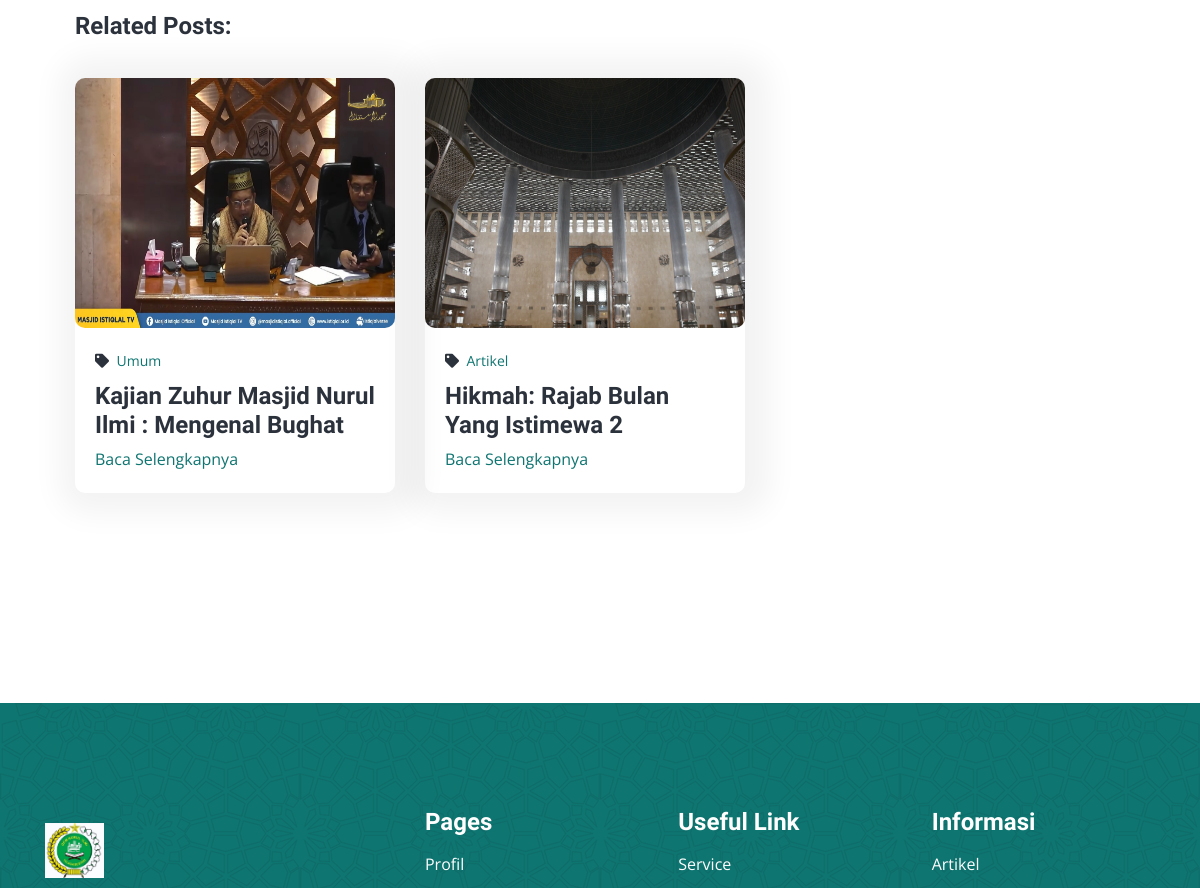
/blog/detail/Kajian-zuhur-Masjid-Nurul-Ilmi:Mengenal-Bughat (middle part), run on an earlier commit of the app's database.
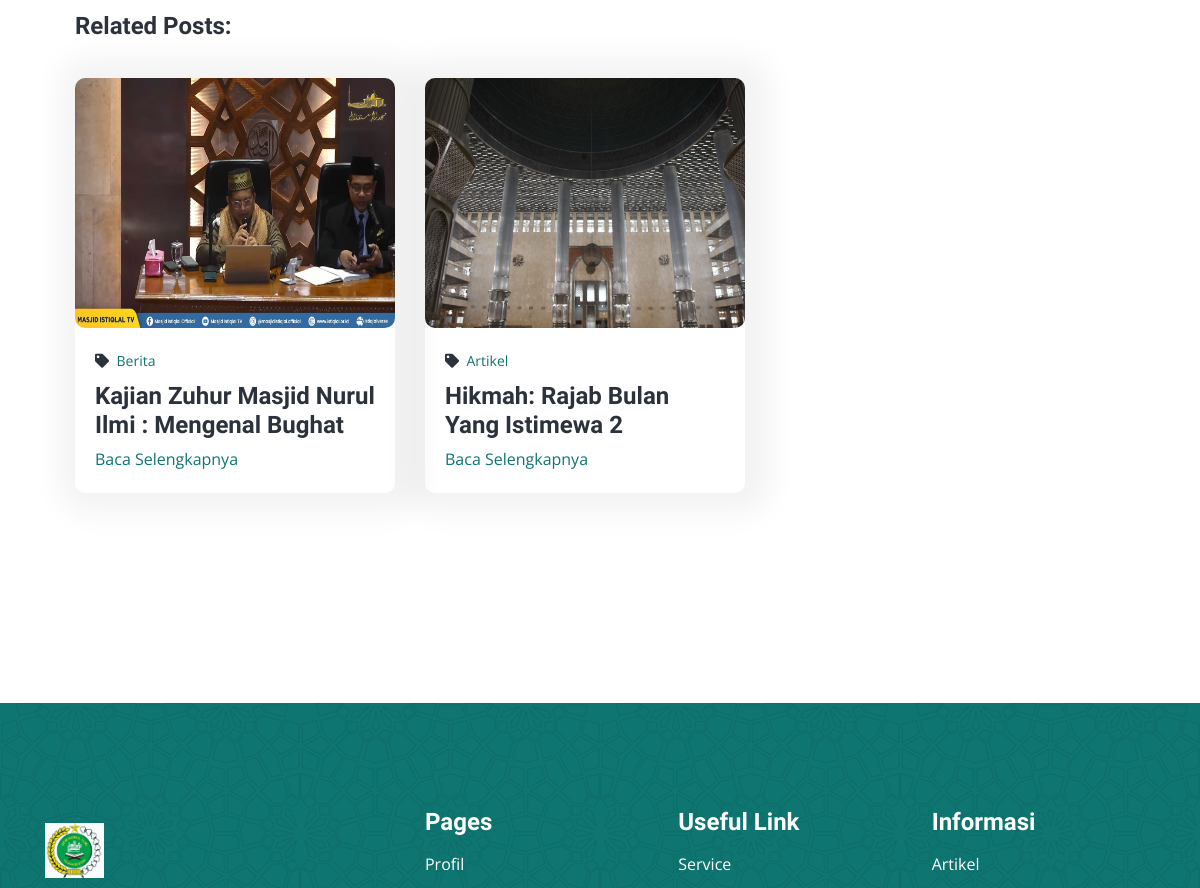
And on a later commit of the database.
### tables this page shows
CREATE TABLE `tbl_artikel` (
  `id_artikel` int(11) NOT NULL,
  `id_kategori` int(11) NOT NULL,
  `judul` varchar(100) NOT NULL,
  `deskripsi` text NOT NULL,
  `gambar` text NOT NULL,
  `slug` text NOT NULL,
  `tanggal_dibuat` date NOT NULL,
  `status` int(11) NOT NULL,
  `user` varchar(100) NOT NULL
);

CREATE TABLE `tbl_kategori_artikel` (
  `id_kategori` int(11) NOT NULL,
  `nama_kategori` varchar(100) NOT NULL,
  `slug_kategori` varchar(50) NOT NULL,
  `tanggal` datetime NOT NULL DEFAULT current_timestamp()
);

CREATE TABLE `tbl_setting` (
  `id_setting` int(11) NOT NULL,
  `id_jadwal` int(11) NOT NULL,
  `nama_masjid` varchar(100) NOT NULL,
  `alamat` text NOT NULL,
  `no_hp` varchar(14) NOT NULL,
  `link_alamat` text NOT NULL,
  `email` text NOT NULL,
  `logo` text NOT NULL,
  `banner1` text NOT NULL,
  `banner2` text NOT NULL,
  `banner3` text NOT NULL,
  `judul1` varchar(100) NOT NULL,
  `judul2` varchar(100) NOT NULL,
  `judul3` varchar(100) NOT NULL,
  `sosmed1` text NOT NULL,
  `sosmed2` text NOT NULL,
  `sosmed3` text NOT NULL,
  `ayat_quran` varchar(100) NOT NULL,
  `artinya` text NOT NULL,
  `surah` varchar(100) NOT NULL
);

### application/controllers/Blog.php (called while the page is built, shortened)
<?php
class Blog extends CI_Controller {
    public function __construct()
	{
        $this->load->model('Agenda_model', 'agenda');
        $this->load->model('Artikel_model', 'artikel');
        $this->load->model('Setting_model', 'setting');
        $this->load->library('myquran_curl');
    }
    public function detail($slug)
    {
        $data = [
            'judul' => 'Detail',
            'title' => 'Detail - Masjid Nurul Ilmi',
            'data_artikel' => $this->artikel->getDataArtikelDetail(),
            'data_setting' => $this->setting->getDataSetting(),
            'detail_artikel' => $this->artikel->get_detail_artikel($slug),
            'menu'  => 'artikel',
        ];
		$this->load->view('webpage/v_detailartikel', $data);
    }
}

### index.php (called while the page is built, shortened)
<?php
require_once BASEPATH.'core/CodeIgniter.php';

### application/models/Artikel_model.php (called while the page is built, shortened)
<?php
class Artikel_model extends CI_Model {
    public function getDataArtikelDetail()
    {
        $this->db->select('a.*, b.*');
        $this->db->from('tbl_artikel a');
        $this->db->join('tbl_kategori_artikel b', 'b.id_kategori = a.id_kategori', 'left');
        $this->db->where('a.status', '1');
        $this->db->order_by('a.judul', 'DESC');
        return $this->db->get()->result_array();
    }
}

### application/views/webpage/v_detailartikel.php (the view, shortened to what this page needs)
<!DOCTYPE html>
<html lang="en">
<head>
    <link rel="stylesheet" href="https://cdnjs.cloudflare.com/ajax/libs/font-awesome/6.5.1/css/all.min.css"
 />
    <link rel="stylesheet" href="<?= base_url('frontend/') ?>assets/css/app.min.css">
    <link rel="stylesheet" href="https://cdnjs.cloudflare.com/ajax/libs/OwlCarousel2/2.3.4/assets/owl.carousel.min.css"
 />
</head>
<body>
        <?php $this->load->view('layout/header.php') ?>
    <div class="about-area py-lg-10 py-8">
        <div class="container">
            <div class="row">
                <div class="col-md-8">
                    <br><br>
                    <div id="blog" class="blog-area pt-lg-10 pt-8">
                        <div class="container">
                            <h4>Related Posts:</h4>
                            <div class="row">
                                <?php foreach($data_artikel as $data) : ?>
                                <div class="col-lg-6 col-md-6">
                                    <div class="blog-style mt-4">
                                        <div class="blog-image">
                                            <img src="<?= base_url('upload/artikel/'.$data['gambar']) ?>" alt="title">
                                        </div>
                                        <div class="blog-content">
                                            <span class="blog-meta"><i class="fas fa-tag me-2"></i><a
                                                    href='<?= base_url('blog/kategori/'.$data['nama_kategori']) ?>'><?= $data['nama_kategori'] ?></a></span>
                                            <h4><a href='<?= base_url('blog/detail/'.$data['slug']) ?>'>
                                                    <?= $data['judul'] ?></a></h4>
                                            <a href='<?= base_url('blog') ?>'>Baca Selengkapnya</a>
                                        </div>
                                    </div>
                                </div>
                                <?php endforeach; ?>
                            </div>
                        </div>
                    </div>
                </div>
                <div class="col-md-5 col-lg-4">
                </div>
            </div>
        </div>
    </div>
    <?php $this->load->view('layout/footer') ?>
</body>
</html>

### application/views/layout/footer.php (shortened to what this page needs)
<footer class="footer-area pt-8">
    <div class="footer-top bg-image-pattern  py-lg-8 py-4">
        <div class="container">
            <div class="row">
                <?php foreach($data_setting as $setting) : ?>
                <div class="col-md-5 col-lg-4">
                    <div class="footer-widget my-4 me-md-4">
                        <a href="#" class="footer-brand mb-4"><img
                                src="<?= base_url('frontend/') ?>assets/images/logo.jpeg" alt="title"></a>
                    </div>
                </div>
                <?php endforeach; ?>
                <div class="col-md-7 col-lg-8">
                    <div class="row">
                        <div class="col-lg-4 col-4">
                            <div class="footer-widget my-3">
                                <h4 class="mb-3 text-white">Pages</h4>
                                <ul class="footer-list list-inline">
                                    <li><a href='<?= base_url('profil') ?>'>Profil</a></li>
                                </ul>
                            </div>
                        </div>
                        <div class="col-lg-4 col-4">
                            <div class="footer-widget my-3">
                                <h4 class="mb-3 text-white">Useful Link</h4>
                                <ul class="footer-list list-inline">
                                    <li><a href='/service-2'>Service</a></li>
                                </ul>
                            </div>
                        </div>
                        <div class="col-lg-4 col-6">
                            <div class="footer-widget my-3">
                                <h4 class="mb-3 text-white">Informasi</h4>
                                <ul class="footer-list list-inline">
                                    <li><a href='<?= base_url('blog') ?>'>Artikel</a></li>
                                </ul>
                            </div>
                        </div>
                    </div>
                </div>
            </div>
        </div>
    </div>
</footer>

What changed in the data, as far as the page shows it:
changed tbl_artikel "Kajian Zuhur Masjid Nurul Ilmi : Mengenal Bughat": id_kategori.nama_kategori "Umum" → "Berita"
